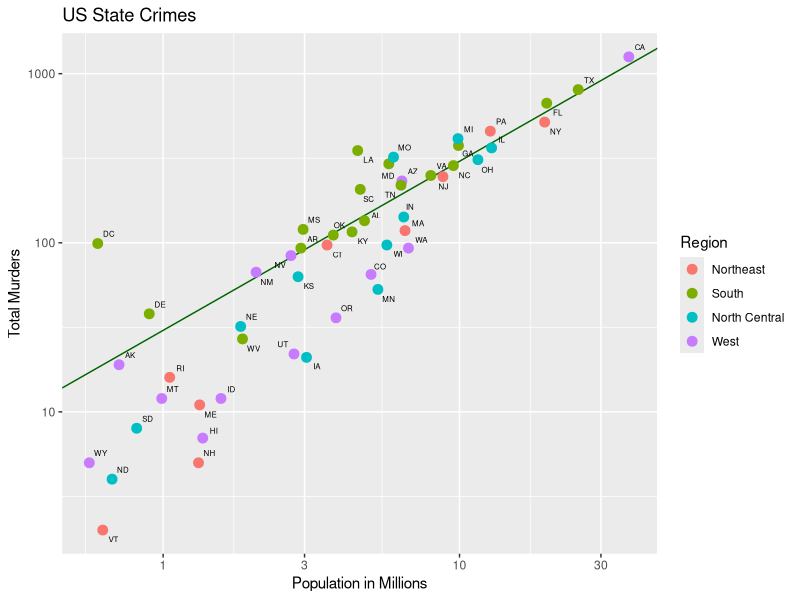

Source code (R):
library(tidyverse)
library(dslabs)
library(ggrepel)

murderdf <- murders
rate_cal <- summarise(murderdf, rate= sum(total)/sum(population)*10^6)

r <- pull(rate_cal)

ggplot(murderdf, aes(x = population/ 10^6, y = total)) +
  geom_abline(intercept = log10(r), col = "darkgreen") +
  geom_point(aes(color = region), size = 3) +
  geom_text_repel(nudge_x = 0.005, size = 2, aes(label = abb)) +
  scale_x_log10("Population in Millions") +
  scale_y_log10("Total Murders") +
  ggtitle("US State Crimes") +
  scale_color_discrete(name = "Region")
